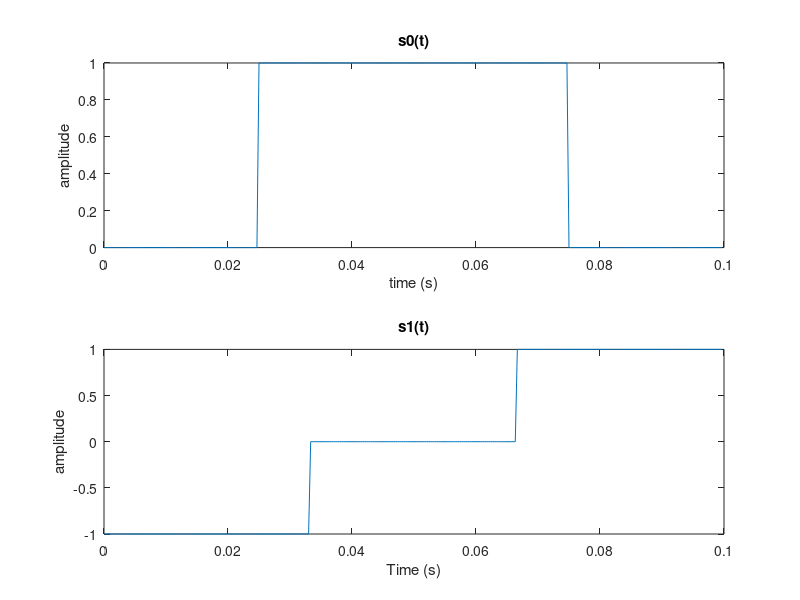
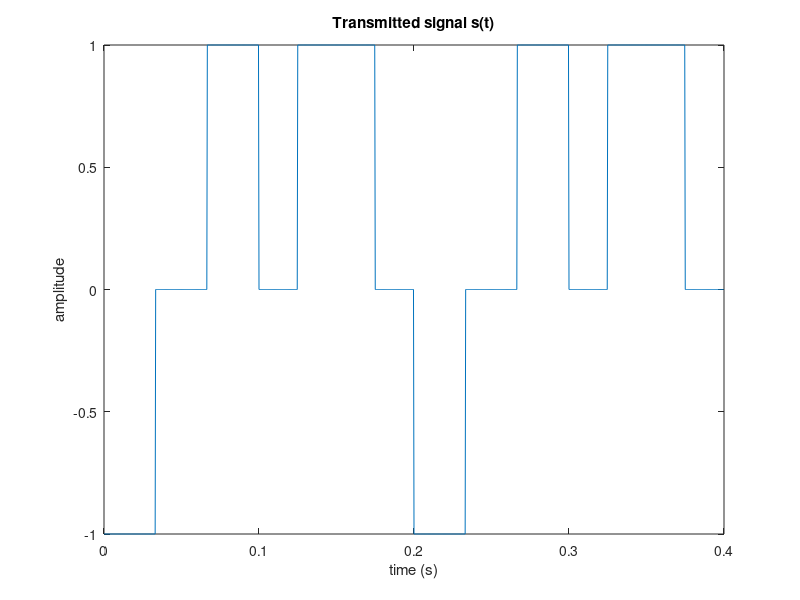
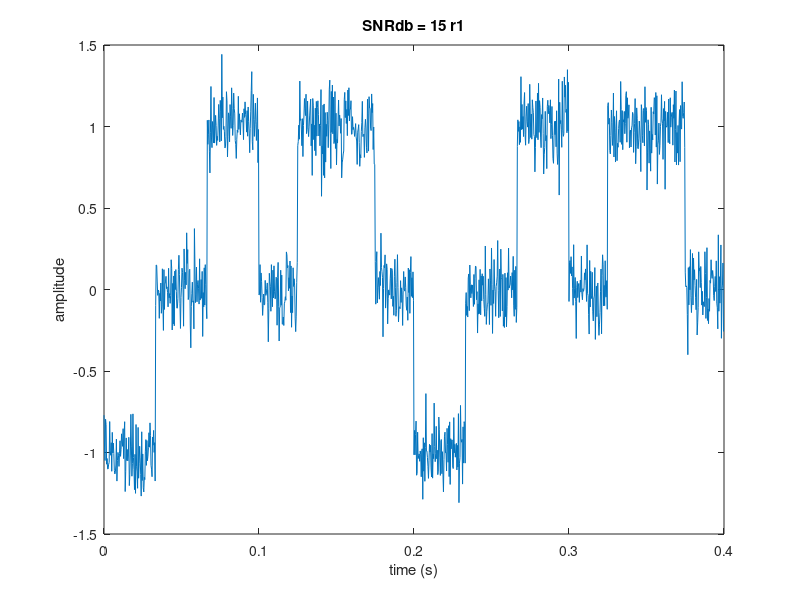
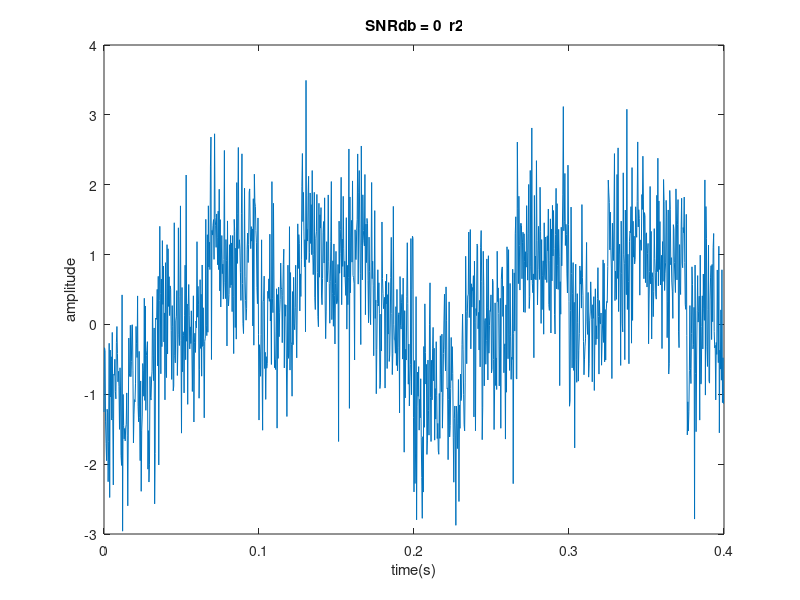

The MATLAB script that drew these images, in order:
clc, clear all,close all;

Fs=3*10^3;
Ts=1/Fs;
t=0:Ts:(0.4-Ts);
N=4;
Tb=0.4/N;
s0=[zeros(1,Tb/(4*Ts)) ones(1,Tb/(4*Ts)) ones(1,Tb/(4*Ts)) zeros(1,Tb/(4*Ts))];
s1=[-1*ones(1,Tb/(3*Ts))  zeros(1,Tb/(3*Ts)) ones(1,Tb/(3*Ts)) ];

figure(1)
subplot(211);
plot(0:Ts:Tb-Ts,s0);
title("s0(t)");
ylabel("amplitude");
xlabel("time (s)");
subplot(212);
plot(0:Ts:Tb-Ts,s1);
title("s1(t)");
ylabel("amplitude");
xlabel("Time (s)")


%%

b = [1 0 1 0 ];


s= [];
for c=1:length(b)
    if (b(c)==0)
        s=[s s0];
    else
        s=[s s1];
    end
end

%% power
P=sum(abs(s).^2/length(s));

figure(2)
plot(t,s);
title("Transmitted signal s(t)");
ylabel("amplitude");
xlabel("time (s)");



snrdb1 = 15;
snrdb2 = 0;

snrlin1 = 10^(0.1*snrdb1);
snrlin2 = 10^(0.1*snrdb2);

var1 = P / snrlin1;
var2 = P / snrlin2;

n1=sqrt(var1)*randn(1,length(s));
n2=sqrt(var2)*randn(1,length(s));


r1 = s + n1;
r2 = s + n2;


figure(3)
plot(t,r1);
title("SNRdb = 15 r1")
ylabel("amplitude")
xlabel("time (s)")

figure(4)
plot(t,r2);
title("SNRdb = 0  r2")
ylabel("amplitude");
xlabel("time(s)")






%% 

Wb = Tb / Ts;




Wb=Tb/Ts;

r1_0=[];
r1_1=[];
r2_0=[];
r2_1=[];
for k=1:N
    sum1_0=0;
    sum1_1=0;
    sum2_0=0;
    sum2_1=0;
    for n=((k-1)*Wb+1):k*Wb
        sum1_0=sum1_0+r1(n).*s0((n-(k-1)*Wb));
        sum1_1=sum1_1+r1(n).*s1((n-(k-1)*Wb));
        sum2_0=sum2_0+r2(n).*s0((n-(k-1)*Wb));
        sum2_1=sum2_1+r2(n).*s1((n-(k-1)*Wb));
    end
    r1_0(k)=sum1_0;
    r1_1(k)=sum1_1;
    r2_0(k)=sum2_0;
    r2_1(k)=sum2_1;
end



bn=[1 2 3 4];
figure(5)
scatter(bn,r1_0)
hold on
scatter(bn,r1_1)
title("correlator output")
xlabel("b[n]")
ylabel("Correlation")
figure(6)
scatter(bn,r2_0)
hold on
scatter(bn,r2_1)
title("correlator output")
xlabel("b[n]")
ylabel("Correlation")




































